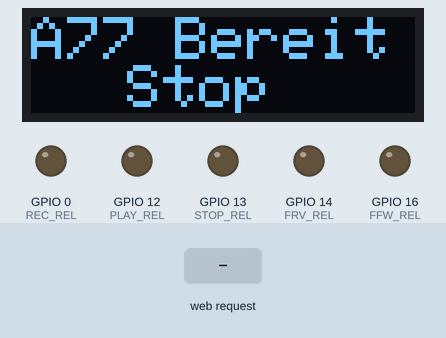
Simulated run of this sketch. Board: ESP8266 (NodeMCU). Shown: 128×32 one-colour display, output pins drawn as LEDs (lit = HIGH). The test bench sets the inputs (shaded band). WiFi joins after 1.5 s; servers stay silent unless stated; storage starts empty; what the sketch prints to the serial monitor is not drawn.

Above: at 8.9 s.
9.0 s: HTTP request GET /A77/FRV received
At 9.17 s:
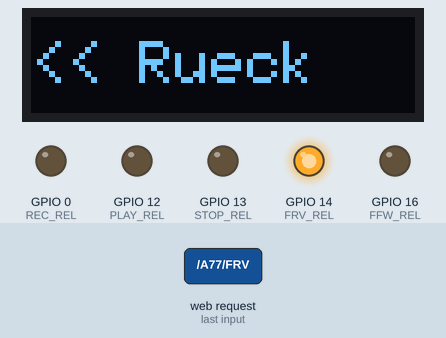
11.1 s: HTTP request GET /A77/STOP received
At 11.27 s:
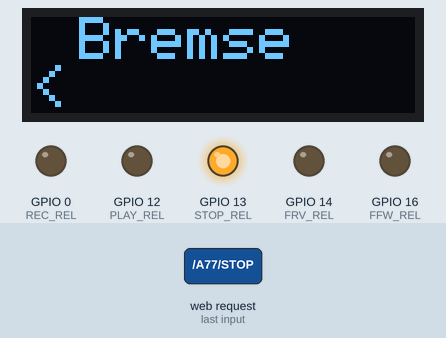
13.5 s: HTTP request GET /A77/FFW received
At 14.32 s:
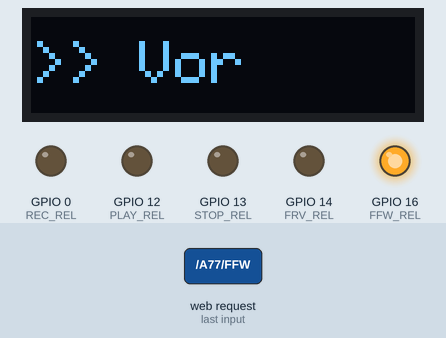
16.2 s: HTTP request GET /A77/PLAY received
At 16.37 s:
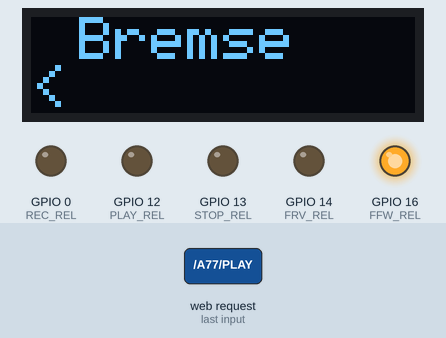
18.6 s: HTTP request GET /A77/RECORD received
At 19.6 s:
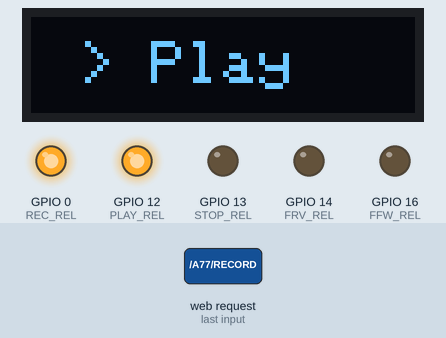
21.2 s: HTTP request GET /A77/FRV received
At 21.67 s:
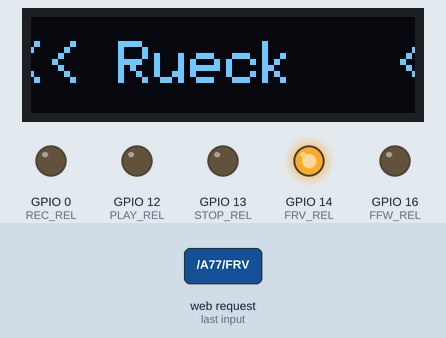
Timing chart, 0 to 24.2 s (numbered marks = the images above; inputs shaded):
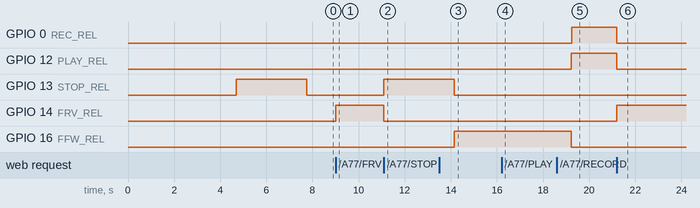

Measured:
- after the input at 9.0 s, GPIO 14 (FRV_REL): LOW → HIGH at once; the display: first changes at once (image 1 shows a later state)
- after the input at 11.1 s, GPIO 13 (STOP_REL): LOW → HIGH at once; GPIO 14 (FRV_REL): HIGH → LOW at once; the display: changes at once (image 2)
- after the input at 13.5 s, GPIO 16 (FFW_REL): LOW → HIGH after 0.65 s; the display: first differs from a run without the input after 0.68 s (image 3)
- after the input at 16.2 s, the display: changes at once (image 4)
- after the input at 18.6 s, GPIO 0 (REC_REL): LOW → HIGH after 0.65 s
- after the input at 21.2 s, GPIO 0 (REC_REL), GPIO 12 (PLAY_REL): HIGH → LOW at once; GPIO 14 (FRV_REL): LOW → HIGH at once; the display: first changes at once (image 6 shows a later state)
- what the display in image 5 shows lasts 0.5 s, from 19.3 s to 19.8 s

The sketch:

Revox-A77-Fernbedienung-V1b-ota.ino
```cpp
/*==============================================================================================================
    Revox-A77-Fernbedienung-V1b-ota
    (c) Hans Borngräber
    18.Mai 2023
  ==============================================================================================================*/

#include <ESP8266WebServer.h>                                                             // Im ESP8266 Master enthalten
#include <Wire.h>
#include <Adafruit_GFX.h>
#include <Adafruit_SSD1306.h>
#include <LittleFS.h>
#include <ArduinoOTA.h>

#define Prg_Version "(c)H.Borngraeber V1.b-ota  18.Mai 2023"
#define H_Name "Revox-A77"
Adafruit_SSD1306 display = Adafruit_SSD1306(128, 32, &Wire);

const char WIFI_SSID[] = "???";                                                           // WLAN Name (SSID)      <-- muss angepasst werden auf eigene Werte
const char WIFI_PASSWORD[] = "$$$$$$$$$$$$";                                              // WLAN Passwort         <-- muss angepasst werden auf eigene Werte

int FRV_REL = 14;                                                                         // Port D5 Schneller Rücklauf
int FFW_REL = 16;                                                                         // Port D0 Schneller Vorlauf
int PLAY_REL = 12;                                                                        // Port D6 Play
int STOP_REL = 13;                                                                        // PORT D7 Stop
int REC_REL = 0;                                                                          // Port D3 Aufnahme
int adc = A0;                                                                             // Port A0 Analog Eingang
int pos;                                                                                  // String Analyse
int Webdaten_laenge;                                                                      // Länge des eingelesenen Datensatzes
int Bremszeit = 3000;

String Aktion;
String Bilddatei = "revox-a77-skizze-75.b64";
char Bild1 [34611];

boolean Fastrueckstop = false;
boolean Fastvorstop = false;
boolean Playstop = 0;
WiFiServer server(80);                                                                    // Webserver Portnummer auf 80 setzen

//==============================================================================================================
void setup() {
  Serial.begin(74880);                                                                   // Serielle Schnittstelle aktivieren

  //-------------------------------------------------------------------------
  pinMode (FRV_REL, OUTPUT);
  digitalWrite (FRV_REL, LOW);
  pinMode (FFW_REL, OUTPUT);
  digitalWrite (FFW_REL, LOW);
  pinMode (PLAY_REL, OUTPUT);
  digitalWrite (PLAY_REL, LOW);
  pinMode (STOP_REL, OUTPUT);
  digitalWrite (STOP_REL, LOW);
  pinMode (REC_REL, OUTPUT);
  digitalWrite (REC_REL, LOW);

  //-------------------------------------------------------------------------
  display.begin(SSD1306_SWITCHCAPVCC, 0x3C);                                              // Dispay initialisieren
  Display_loeschen0();

  //-------------------------------------------------------------------------

  WiFi.begin(WIFI_SSID, WIFI_PASSWORD);                                               // Anmelde Paramter Wifi
  WiFi.mode(WIFI_STA);
  while (WiFi.status() != WL_CONNECTED) {
    delay (300);
    display.print(".");
    display.display();
  }
  WiFi.hostname(H_Name);
  //-------------------------------------------------------------------------
  LittleFS.begin();                                                                       // Filesystem initialisieren
  if (!LittleFS.begin()) {
    Serial.println (F("Fehler beim starten des Filesystemes!!"));
  }
  else {
    Serial.println (F("Datei System gestartet."));
  }
  //-------------------------------------------------------------------------
  Display_loeschen0();                                                                    // Programmversion ausgeben
  display.print(Prg_Version);
  display.display();
  delay (1000);

  Display_loeschen0();                                                                   // Verbindungsdaten ausgeben
  display.setCursor(28, 0);
  display.print("Verbunden");
  display.setCursor(0, 8);
  display.print("IP  : ");
  display.print(WiFi.localIP());
  display.setCursor(0, 16);
  display.print("SSID: ");
  display.print(WiFi.SSID());
  display.setCursor(0, 24);
  display.print("Name: ");
  display.print(WiFi.hostname());
  display.display();

  delay (2000);
  Stop ();
  Bild_lesen();

  //---------------------------------------------------
  ArduinoOTA.onStart([]() {
    String type;
    if (ArduinoOTA.getCommand() == U_FLASH)
      type = "sketch";
    else
      type = "filesystem";
    Serial.println ("Start OTA-updating " + type);
  });
  ArduinoOTA.onEnd([]() {
    Serial.println (F("\nOTA-End"));
  });
  ArduinoOTA.onProgress([](unsigned int progress, unsigned int total) {
    Serial.printf("Progress: %u%%\r", (progress / (total / 100)));
  });
  ArduinoOTA.onError([](ota_error_t error) {
    Serial.printf("Error[%u]: ", error);
    if (error == OTA_AUTH_ERROR) Serial.println("Auth Failed");
    else if (error == OTA_BEGIN_ERROR) Serial.println("Begin Failed");
    else if (error == OTA_CONNECT_ERROR) Serial.println("Connect Failed");
    else if (error == OTA_RECEIVE_ERROR) Serial.println("Receive Failed");
    else if (error == OTA_END_ERROR) Serial.println("End Failed");
  });
  ArduinoOTA.begin();
  Serial.println (F("OTA-Ready"));

  //-------------------------------------------------------------------------
  server.begin();                                                                         // HTTP Server starten
}

//==============================================================================================================
void Bild_lesen () {
  File Datei1 = LittleFS.open( Bilddatei, "r");
  if (!Datei1) {
    Serial.println (F("-- Fehler beim öffnen der Datei: "));
    Serial.println (Bilddatei);
  }
  else {
    while (Datei1.available()) {
      int max_len = Datei1.available();
      int read_len = Datei1.readBytesUntil('\n', Bild1, max_len);
    }
    Datei1.close();
  }
}

//==============================================================================================================
void Display_loeschen0() {
  display.clearDisplay();
  display.setTextSize(0);
  display.setTextColor(WHITE);
  display.setCursor(0, 0);
  display.display();
}

//==============================================================================================================
void Display_loeschen4() {
  display.clearDisplay();
  display.setTextSize(4);
  display.setTextColor(WHITE);
  display.setCursor(0, 0);
  display.display();
}

//==============================================================================================================
void Display_loeschen2() {
  display.clearDisplay();
  display.setTextSize(2);
  display.setTextColor(WHITE);
  display.setCursor(0, 0);
  display.display();
}

//==============================================================================================================
void Ruecklauf () {
  Fastrueckstop = true;
  if (Fastvorstop) {
    Bremsen();
  }
  digitalWrite (REC_REL, LOW);
  digitalWrite (STOP_REL, LOW);
  digitalWrite (FFW_REL, LOW);
  digitalWrite (PLAY_REL, LOW);
  digitalWrite (FRV_REL, HIGH);

  Display_loeschen2();
  display.setCursor(0, 8);
  display.print("<< Rueck");
  display.display();
  display.startscrollleft   (0x0, 0x7);
}

//==============================================================================================================
void Vorlauf () {
  Fastvorstop = true;
  if (Fastrueckstop) {
    Bremsen();
  }
  digitalWrite (REC_REL, LOW);
  digitalWrite (STOP_REL, LOW);
  digitalWrite (FFW_REL, HIGH);
  digitalWrite (PLAY_REL, LOW);
  digitalWrite (FRV_REL, LOW);

  Display_loeschen2();
  display.setCursor(0, 8);
  display.print(">> Vor");
  display.display();
  display.startscrollright   (0x0, 0x7);
}

//==============================================================================================================
void Play () {
  Playstop = 1;
  if (Fastvorstop || Fastrueckstop) {
    Bremsen();
  }
  digitalWrite (REC_REL, LOW);
  digitalWrite (STOP_REL, LOW);
  digitalWrite (FFW_REL, LOW);
  digitalWrite (PLAY_REL, HIGH);
  digitalWrite (FRV_REL, LOW);
  Display_loeschen2();
  display.setCursor(16, 8);
  display.print("> Play");
  display.display();
  display.startscrollright   (0x0, 0x7);
}

//==============================================================================================================
void Stop () {
  digitalWrite (REC_REL, LOW);
  digitalWrite (STOP_REL, HIGH);
  digitalWrite (FFW_REL, LOW);
  digitalWrite (PLAY_REL, LOW);
  digitalWrite (FRV_REL, LOW);
  display.stopscroll();
  if (Playstop == 0) {
    Serial.println (Playstop);
    Bremsen();
  }
  Playstop = 0;
  Display_loeschen2();
  display.print ("A77 Bereit");
  display.setCursor(32, 16);
  display.print("Stop");
  display.display();
  digitalWrite (STOP_REL, LOW);
}

//==============================================================================================================
void Bremsen() {
  Display_loeschen2();
  display.setCursor(16, 0);
  display.println("Bremse");
  display.print("<");
  display.display();
  display.startscrollleft   (0x2, 0x3);
  delay (Bremszeit);
  Fastvorstop = false;
  Fastrueckstop = false;
  display.stopscroll();
}

//==============================================================================================================
void Record () {
  Playstop = 1;
  if (Fastvorstop || Fastrueckstop) {
    Bremsen();
  }
  Playstop = 0;
  digitalWrite (FRV_REL, LOW);
  digitalWrite (STOP_REL, LOW);
  digitalWrite (FFW_REL, LOW);
  digitalWrite (REC_REL, HIGH);
  delay (500);
  digitalWrite (PLAY_REL, HIGH);

  Display_loeschen2();
  display.setCursor(0, 8);
  display.print("> Record");
  display.display();
  display.startscrollright   (0x0, 0x7);
}
//==============================================================================================================
void loop() {
  ArduinoOTA.handle();
  WiFiClient client = server.available();

  //-------------------------------------------------------------------------
  if (client) {
    Aktion = client.readStringUntil('\n');                                  // Webseiteneingaben einlesen bis Zeilenende erreicht ist \n
    Serial.println (F ("Webseitendaten: "));
    Serial.println (Aktion);
    Webdaten_laenge = Aktion.length();
    if (Webdaten_laenge > 5) {
      pos = Aktion.indexOf("GET / HTTP/1.1");
      if (pos == -1 ) {
        pos = Aktion.indexOf("GET /favicon.ico HTTP/1.1");
        if (pos == -1 ) {
          pos = Aktion.indexOf("GET /A77/FRV HTTP/1.1");
          if (pos > -1) {
            Ruecklauf();
          }
          pos = Aktion.indexOf("GET /A77/STOP HTTP/1.1");
          if (pos > -1) {
            Stop();
          }
          pos = Aktion.indexOf("GET /A77/FFW HTTP/1.1");
          if (pos > -1) {
            Vorlauf();
          }
          pos = Aktion.indexOf("GET /A77/PLAY HTTP/1.1");
          if (pos > -1) {
            Play();
          }
          pos = Aktion.indexOf("GET /A77/RECORD HTTP/1.1");
          if (pos > -1) {
            Record();
          }
        }
      }
    }
    //------------------------------------------------------------------------- Antwort auf den GET-Befehl
    client.println (F  ("HTTP/1.1 200 OK"));
    client.println (F  ("Content-type:text/html;  charset=UTF-8;"));
    client.println (F  ("Connection: close"));
    client.println   ();
    //------------------------------------------------------------------------- Webseite initialisieren
    client.println (F  ("<!DOCTYPE html><html>"));
    client.println (F  ("<head><meta text/html; http-equiv='refresh';>"));
    client.println (F  ("<head><meta name=\'viewport\' content=\'width=device-width, initial-scale=1.0\'>"));
    client.println (F  ("</head>"));

    client.println (F  ("<body style='color: rgb(0,0,0); background-color: rgb(0,0,0)'>"));
    client.println (F  ("<div style='text-align: center; font-family: Calibri ; color: black; font-weight: bold; '>"));
    client.println (F ("<H1><span style='background-color: grey; border: 15px solid grey; border-radius: 10px;'> "));
    client.println  (WiFi.hostname());
    client.println (F  ("</style></span></div></H1>"));
    client.println (F  ("<br><br><br><br>"));


    client.println (F  ("<div style='text-align: center;'>"));
    client.print    (Bild1);
    client.println  ();
    client.println (F  ("</style></div></img>"));

    client.println (F  ("<br><br><br><br>"));
    client.println (F  ("<div style='text-align: center; font-family: Calibri; color: rgb(0, 255, 255); font-weight: bold; '><br>"));
    client.println (F  ("<style>.button_green { background-color: green; border: none; color: black; padding: 16px 20px;-webkit-border-radius: 28;  -moz-border-radius: 28;  border-radius: 28px;text-decoration: none; font-size: 20px; margin: 2px; cursor: pointer;}</style>"));
    client.println (F  ("<style>.button_red { background-color: red; border: none; color: white; padding: 16px 20px;-webkit-border-radius: 28;  -moz-border-radius: 28;  border-radius: 28px;text-decoration: none; font-size: 20px; margin: 2px; cursor: pointer;}</style>"));
    client.println (F  ("<style>.button_yellow { background-color: yellow; border: none; color: black; padding: 16px 20px;-webkit-border-radius: 28;  -moz-border-radius: 28;  border-radius: 28px;text-decoration: none; font-size: 20px; margin: 2px; cursor: pointer;}</style>"));
    client.println (F  ("<style>.button_gray { background-color: gray; border: none; color: black; padding: 16px 20px;-webkit-border-radius: 28;  -moz-border-radius: 28;  border-radius: 28px;text-decoration: none; font-size: 20px; margin: 2px; cursor: pointer;}</style>"));
    client.println (F  ("<table style='width: auto; text-align: center; height: 30px;margin-left: auto; margin-right: auto;'border='0' cellpadding='4' cellspacing='4'>"));

    //------------------------------------------------------------------------- Schalt Buttons definieren
    client.println (F  ("<tbody><h3>"));
    client.println (F  ("<tr><td>"));
    client.println (F  ("<td> <a href='/A77/FRV' class='button_gray'>Rücklauf</a>"));
    client.println (F  ("<td> <a href='/A77/FFW' class='button_gray'>Vorlauf</a>"));
    client.println (F  ("<td> <a href='/A77/PLAY' class='button_green'>Play</a>"));
    client.println (F  ("<td> <a href='/A77/STOP' class='button_red'>Stop</a>"));
    client.println (F  ("<td> <a href='/A77/RECORD' class='button_red'>Record</a>"));
    client.println (F  ("</h3></tbody></table></style>"));

    client.println (F  ("<br><br><br><br>"));

    client.println (F  ("<div style='text-align: center; font-family:Calibri; color: white; font-weight: 100; '><br>"));
    client.println (Prg_Version);
    client.println (F  ("</style></div></body></html>"));
    client.println  ();
  }
}
```
